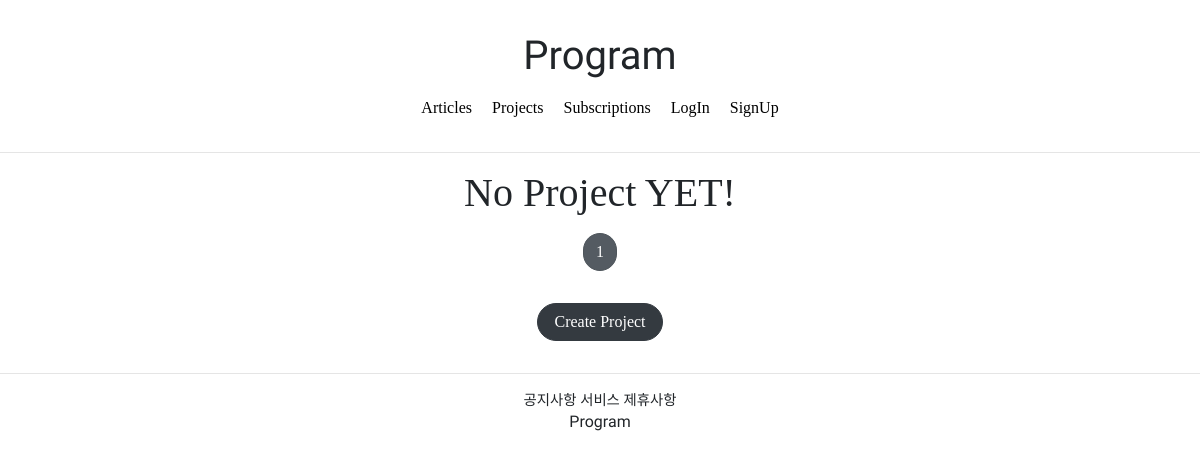
Before: /projects/list/ with the older database file.
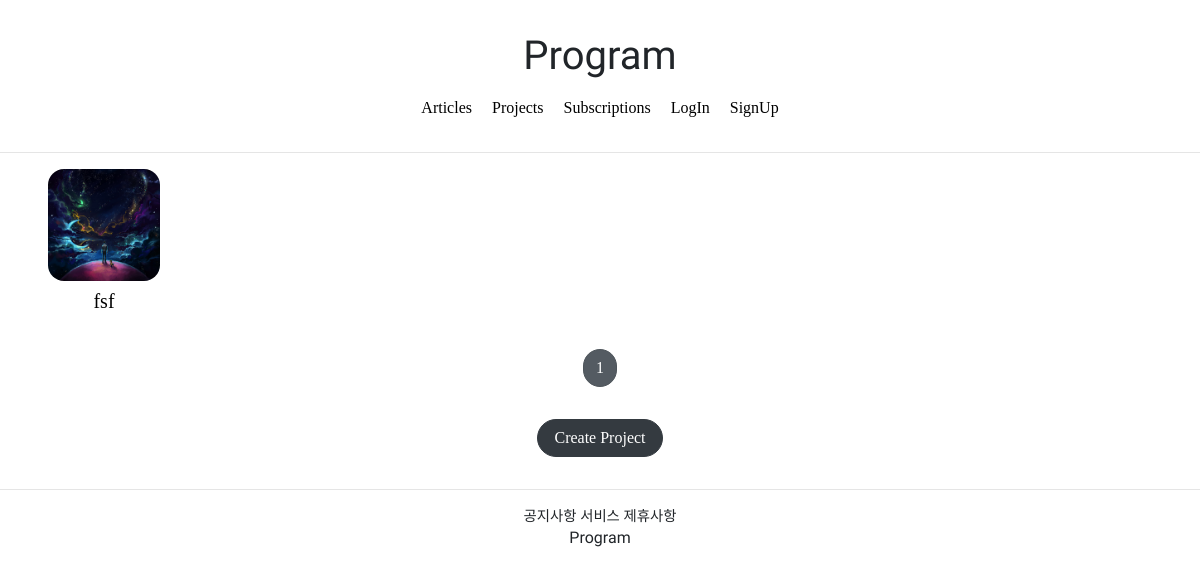
After: the same page with the newer database file.
### projectapp/models.py (models this page shows, shortened)
class Project(models.Model):
    image = models.ImageField(upload_to="project/", null=False)
    title = models.CharField(max_length=20, null=False)
    description = models.CharField(max_length=200, null=False)
    created_at = models.DateTimeField(auto_now=True)

### projectapp/views.py (the view)
# urls.py: path("list/", ProjectListView.as_view(), name='list'),
class ProjectListView(ListView):
    model = Project
    context_object_name = "project_list"
    template_name = "projectapp/list.html"
    paginate_by = 25

### projectapp/templates/projectapp/list.html (shortened to what this page needs)
{% extends "base.html" %}
{% load static %}
{% block content %}
    {% if project_list %}
        <div class="container">
            {% for project in project_list %}
                <a href="{% url 'projectapp:detail' pk=project.pk %}">
                    {% include 'snippets/card_project.html' with project=project %}
                </a>
            {% endfor %}
        </div>
    {% else %}
        <div class="text-center">
            <h1>No Project YET!</h1>
        </div>
    {% endif %}
    {% include 'snippets/pagination.html' with page_obj=page_obj %}
    <div style="text-align: center;">
        <a href="{% url 'projectapp:create' %}" class="btn btn-dark rounded-pill px-3 mt-3 mb-3">
            Create Project
        </a>
    </div>
{% endblock %}

### templates/snippets/card_project.html
<div style="display: block; text-align: center;">
    <img src="{{ project.image.url }}" alt="">
    <h5 class="mt-2" style="font-family: 'NanumSquareRoundOTFL'">
        {{ project.title | truncatechars:8}}
    </h5>
</div>

Changed rows visible on the page:
added Project: image (picture), title "fsf"
Other visible differences:
text no longer shown: "No Project YET!"
